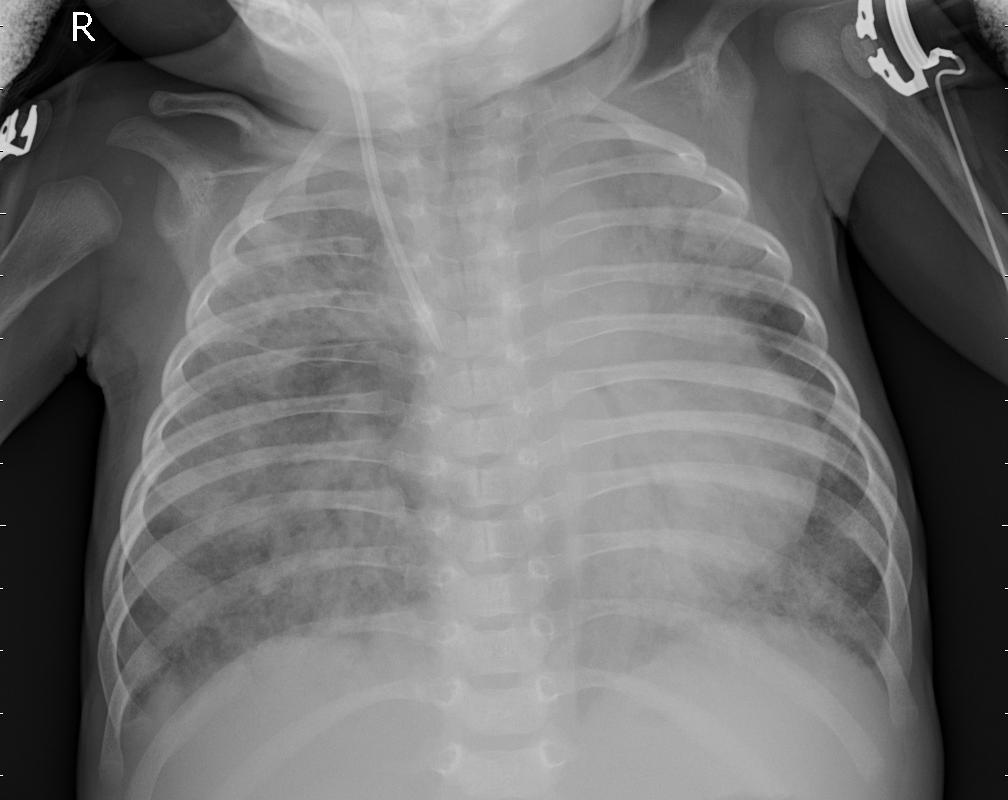
#> input picture data/chest_xray/train/Bacteria/person1202_bacteria_3152.jpeg, 1008 x 800 px; its folder holds 4 pictures in this run
$ jupyter execute --allow-errors EDA.ipynb   (shell and % lines are left out)
#> lines starting #> are read from the running program, lines starting #| are printed output that depends on the picture
#> further down, img is the input picture: shape (800, 1008); min 0, max 255, mean 113.4
[cell 1]
import numpy as np
import pandas as pd
import matplotlib.pyplot as plt
import seaborn as sns

import os
from glob import glob
import cv2
import skimage
from skimage.transform import resize
from PIL import Image
import h5py

[cell 2]
train_dir = './data/chest_xray/train/'
test_dir = './data/chest_xray/test/'

[cell 3]
# Bacterial Pneumonia images
# glob class is to iterate all jpeg images in the directory and make a list of all image paths
b_images = glob(train_dir + '/bacteria/*.jpeg')

[cell 4]
# Viral pneumonia images
v_images = glob(train_dir + '/virus/*.jpeg')

[cell 5]
# Normal images
n_images = glob(train_dir + '/normal/*.jpeg')

[cell 6]
# Plot the class distribution
plt.figure(figsize=(8,6))
#> (the rest of this cell did not finish here and is left out)

[cell 7]
img_class = []
height = []
weight = []

# Iterate through each image path
#> (the rest of this cell did not finish here and is left out)

[cell 8]
plt.figure(figsize = (10, 6))

#> (the rest of this cell did not finish here and is left out)

[cell 9]
plt.figure(figsize=(8,6))
#> (the rest of this cell did not finish here and is left out)

[cell 10]
fig=plt.figure(figsize=(16, 4))
plt.title('Bacterial Pneumonia Images', fontsize=18)
cols = 4
rows = 1
#> (the rest of this cell did not finish here and is left out)

[cell 11]
img_class = []
height = []
weight = []

#> (the rest of this cell did not finish here and is left out)

[cell 12]
fig=plt.figure(figsize=(16, 4))
plt.title('Viral Pneumonia Images', fontsize=18)
cols = 4
rows = 1
#> (the rest of this cell did not finish here and is left out)

[cell 13]
fig=plt.figure(figsize=(16, 4))
plt.title('Healthy Images', fontsize=18)
cols = 4
rows = 1
#> (the rest of this cell did not finish here and is left out)

[cell 14]
def pair_plot(index, img1_list, img2_list, img3_list):
#> called with index = 0
    image1 = skimage.transform.resize(cv2.imread(img1_list[index]), (224, 224, 3))
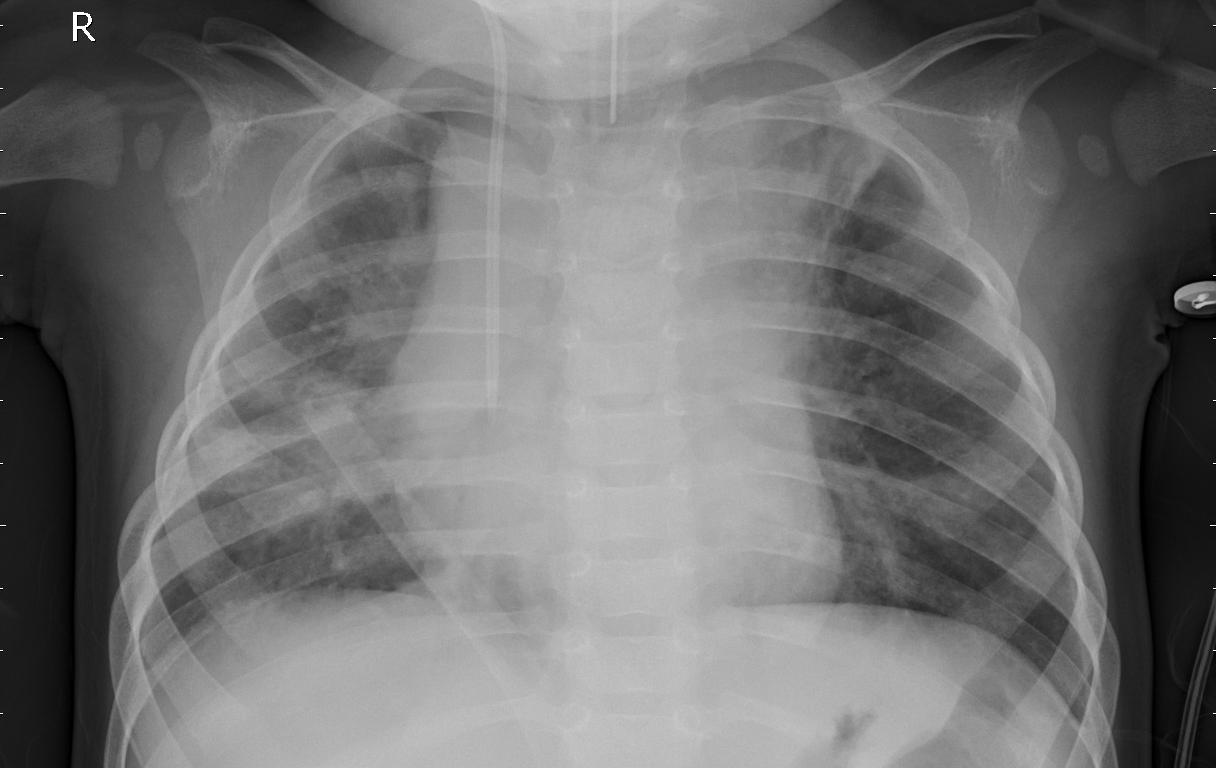
#> input picture data/chest_xray/train/Bacteria/person1197_bacteria_3147.jpeg, 1216 x 768 px
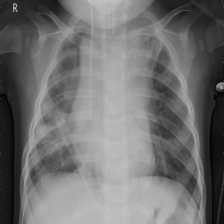
#> image1: shape (224, 224, 3) float64; min 0.0121, max 0.767, mean 0.447
    image2 = skimage.transform.resize(cv2.imread(img2_list[index]), (224, 224, 3))
    image3 = skimage.transform.resize(cv2.imread(img3_list[index]), (224, 224, 3))
    pair = np.concatenate((image1, image2, image3), axis=1)
    plt.figure(figsize=(10,8))
    plt.title("Bacterial Pneumonia vs Viral Pneumonia vs Normal")
    plt.imshow(pair)
    plt.show()

#> (the rest of this cell did not finish here and is left out)
